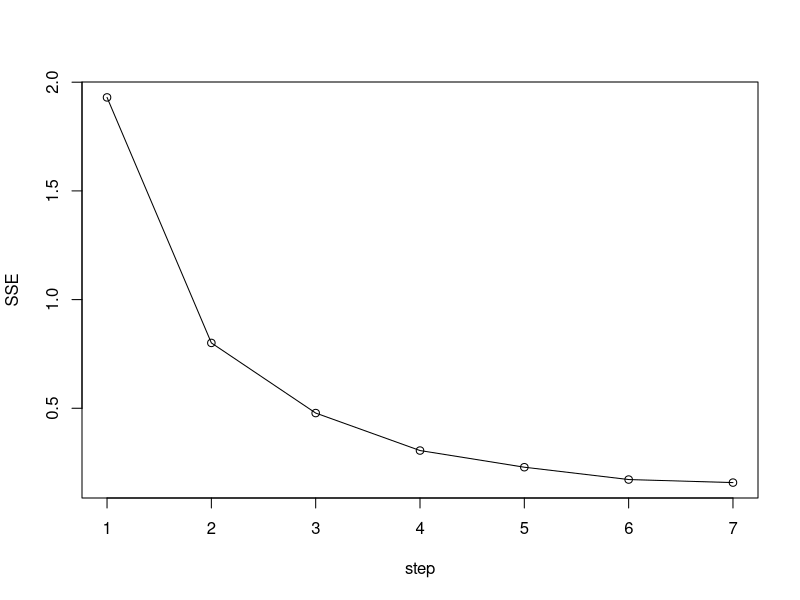

Reproduce this figure in R.
rm(list = ls())

library(ggplot2)
T <- function(v){
  ##构造T函数
  len = length(v)
  c_all = matrix(c(1:(2*(len-1))),nrow = 2)
  m = matrix(c(1:(len-1)),nrow = 1)
  for (i in 1:(len-1)){
    c1 = sum(v[1:i])/i
    c2 = sum(v[(i+1):len])/(len-i)
    c_all[1,i] = c1
    c_all[2,i] = c2
    mse1 = rep(1,i)*c1
    mse2 = rep(1,(len-i))*c2
    
    m[i] = sum((v[1:i]-mse1)**2)+
      sum((v[(i+1):len]-mse2)**2)
  } 
  index = which(m==min(m))
  flag <- c_all[,index]
  result1 <- rep(1,index)*flag[1]
  result2 <-rep(1, (len-index))*flag[2]
  result = c(result1, result2)
  return(result)
}




#数据读取：没有csv所以自己照书敲的
df = matrix(c(1,2,3,4,5,6,7,8,9,10,5.56,5.70,5.91,6.4,6.8,7.05,8.9,8.7,9,9.05), 
            nrow= 10,ncol = 2)
l = nrow(df)
colnames(df) <- c("x", "y")
df <- as.data.frame(df)


prediction <- rep(0,10)
df$pred_1 <- mean(df$y)
df <- cbind(df[1],prediction,df[2:ncol(df)])

df$resd_1 <- df$y-df$pred_1
df$T_1 <- T(df$y)
df$f_1 <- df$T_1
df$SSE_1 <- sum((df$f_1-df$y)**2)
df$prediction <- df$T_1 
df$resd_2 <- df$y - df$prediction


sse_flag =  df$SSE_1[1]
##if(FALSE){}:多行注释
if(FALSE){
  nrounds <- 11
  for(i in 2:nrounds){
    df[[paste0("T_",i)]] <- T(df[[paste0("resd_",i)]])
    df[[paste0("f_",i)]] <- df[[paste0("f_",(i-1))]]+df[[paste0("T_",i)]] 
    df[[paste0("SSE_",i)]] <- sum((df[[paste0("f_",i)]]-df$y)**2)
    df$prediction <- df$prediction + df[[paste0("T_",i)]]
    df[[paste0("resd_",i+1)]]  <- df$y -df$prediction
    
  }
}
##

i=2
while(sse_flag > 0.17){
  df[[paste0("T_",i)]] <- T(df[[paste0("resd_",i)]])
  df[[paste0("f_",i)]] <- df[[paste0("f_",(i-1))]]+df[[paste0("T_",i)]] 
  df[[paste0("SSE_",i)]] <- sum((df[[paste0("f_",i)]]-df$y)**2)
  sse_flag <- df[[paste0("SSE_",i)]][1]
  df$prediction <- df$prediction + df[[paste0("T_",i)]]
  df[[paste0("resd_",i+1)]]  <- df$y -df$prediction
  i = i+1
}
nrounds = i-1
SSE_data <- df$SSE_1
SSE_data = as.data.frame(SSE_data)
for(i in 2:nrounds){
  SSE_data[[paste0("SSE_",i)]] = df[[paste0("SSE_",i)]]
}
SSE_data <- as.matrix(SSE_data)
SSE_table <- t(SSE_data)[,1]
SSE_V <- as.matrix(SSE_table)

rownames(SSE_V) <- c(1:ncol(SSE_data))
SSE_V <- cbind(as.numeric(rownames(SSE_V)),SSE_V)
colnames(SSE_V)<-c("step","SSE")
plot(SSE_V)
lines(SSE_V)



